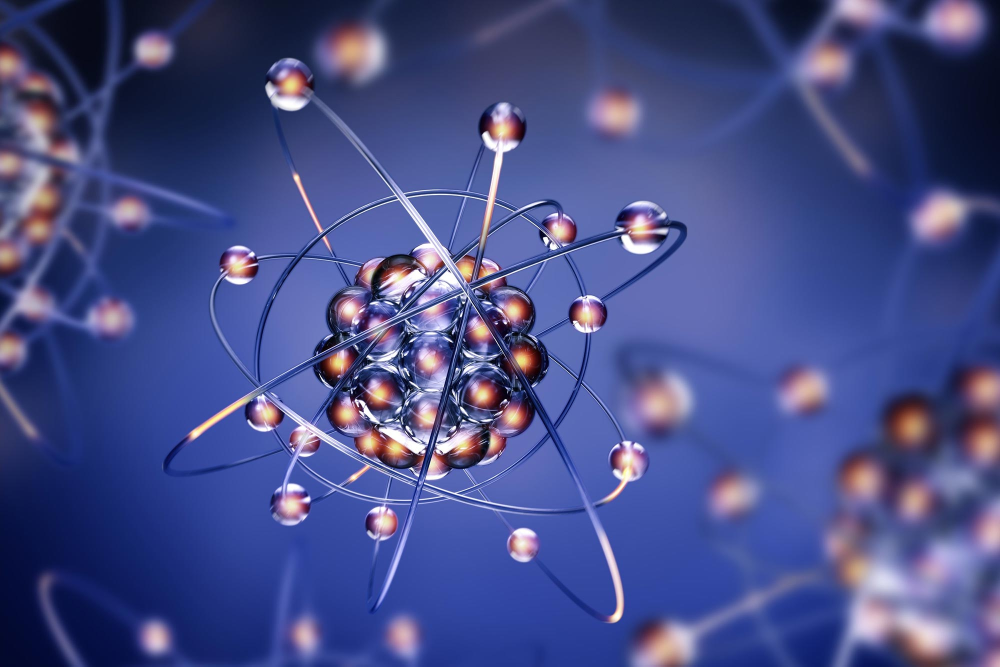
#> input picture PCD-Praktik-master/histogram/sample.jpg, 2000 x 1333 px (shown at 1/2 size)
$ python histogramBW.py
#> lines starting #> are read from the running program, lines starting #| are printed output that depends on the picture; after the words box and inside, x2 and y2 are one past the last pixel; in counts of white or black regions, pixels touching at a corner belong together
import cv2 as cv
import numpy as np
import matplotlib.pyplot as plt

sample = cv.imread('./sample.jpg')
#> sample is the input picture: shape (1333, 2000, 3); mean B, G, R 135.3, 78, 70.9
img = cv.resize(sample, (852, 480), interpolation=cv.INTER_AREA)
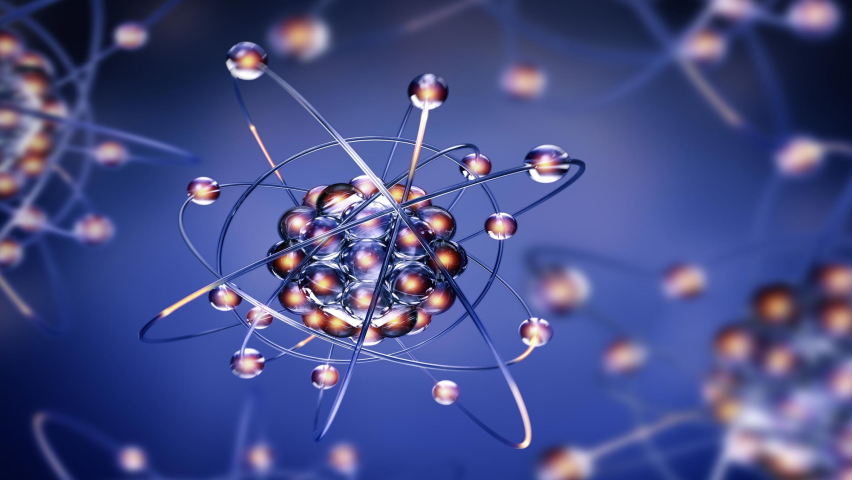
#> img: shape (480, 852, 3); mean B, G, R 135.3, 78, 70.9

row_len = len(img)
#> row_len = 480
col_len = len(img[0])
#> col_len = 852

gray = cv.cvtColor(img, cv.COLOR_BGR2GRAY)
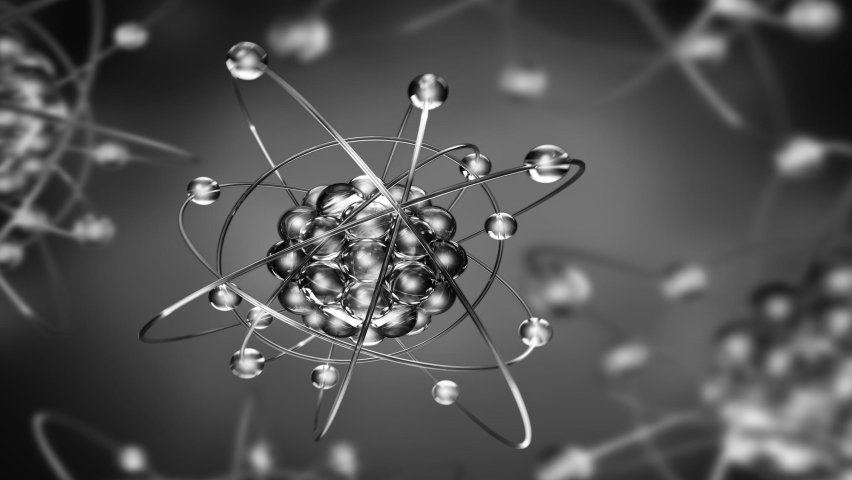
#> gray: shape (480, 852); min 3, max 255, mean 82.4

treshold = 157

binary = gray

# [10 lines of commented-out code are left out]
th, binary = cv.threshold(gray, treshold, 255,cv.THRESH_BINARY)
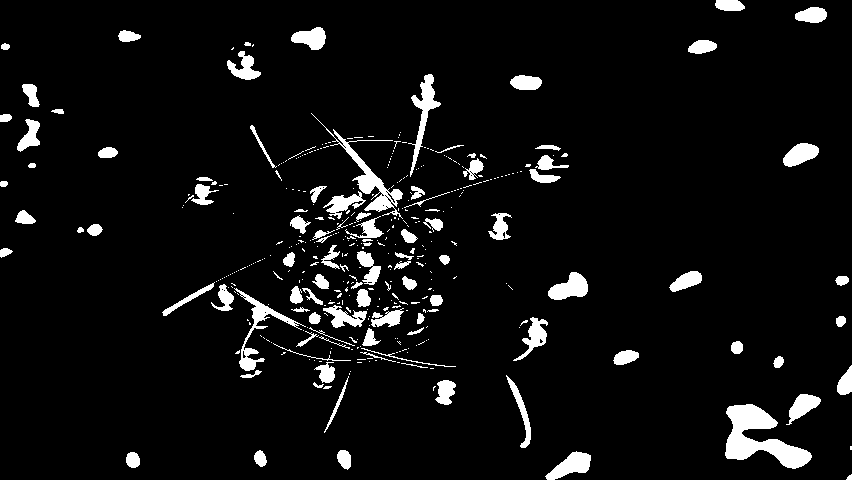
#> binary: shape (480, 852); 6.1% white; 392 white regions (285 under 20 px), largest, box (x1, y1, x2, y2) and area: (725, 404, 812, 469) 2592, (311, 113, 403, 219) 1317, (234, 288, 306, 371) 960
#> th = 157

#! Create Histogram GS
# Create 256 row using zeros
bin_plot = np.zeros((256))

# know pixel and add pixel to plot
for binRow in range(row_len):
    for binCol in range(col_len):
        pixel = binary[binRow, binCol]

        bin_plot[pixel] += 1 / (row_len * col_len)
#> after the loop, bin_plot = 256 values, max 0.939 at index 0, min 0 at index 1, mean 0.00391

# show histogram
plt.xlabel("Value")
plt.ylabel("Probability")
cv.imshow('sample', binary)
plt.plot(bin_plot, color = (0.5, 0.5, 0.5))
plt.show()
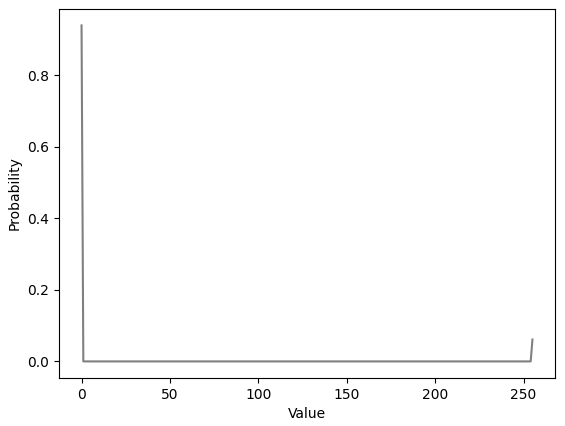
#> figure drawn by matplotlib, 1 panel; curve peaks at x = 0, y = 0.939
cv.waitKey(0)
cv.destroyAllWindows()
